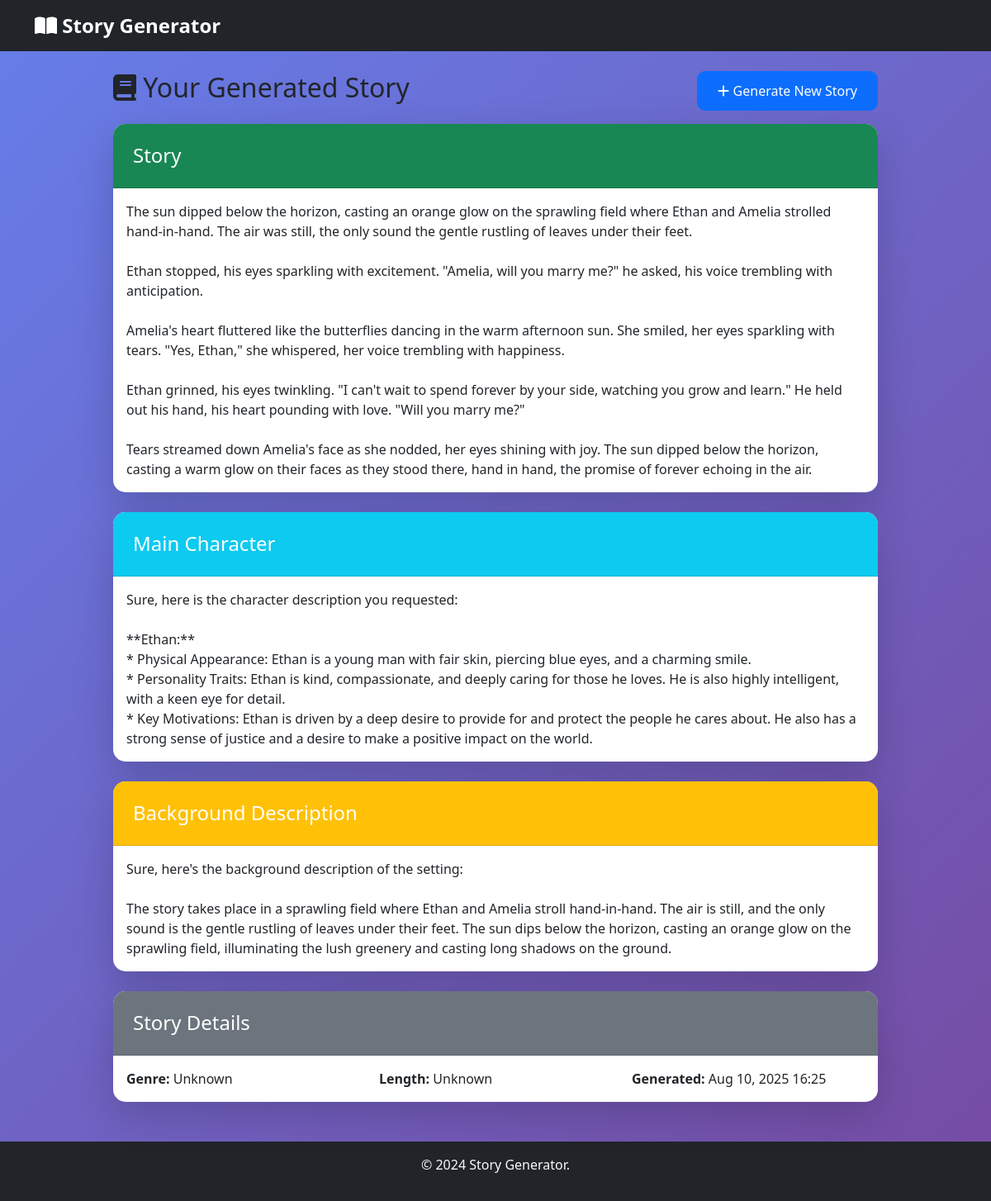
Screenshot of /story/5/ with the database file from the repository.
### story_app/models.py (models this page shows, shortened)
class StoryGeneration(models.Model):
    prompt = models.TextField(max_length=1000)
    generated_story = models.TextField()
    character_description = models.TextField(blank=True, null=True)
    background_description = models.TextField(blank=True, null=True)  # New field for world/setting
    genre = models.CharField(max_length=50, blank=True, null=True)    # Store genre info
    story_length = models.CharField(max_length=20, blank=True, null=True)  # Store length info
    created_at = models.DateTimeField(auto_now_add=True)
    updated_at = models.DateTimeField(auto_now=True)
    class Meta:
        ordering = ['-created_at']
        verbose_name = "Story Generation"
        verbose_name_plural = "Story Generations"

### story_app/views.py (the view)
# urls.py: path('story/<int:story_id>/', views.story_detail, name='story_detail'),
def story_detail(request, story_id):
    try:
        story_obj = StoryGeneration.objects.get(id=story_id)
        return render(request, 'story_app/story_result.html', {
            'story_obj': story_obj,
            'genre': story_obj.genre_display if story_obj.genre else 'Unknown',
            'length': story_obj.story_length.title() if story_obj.story_length else 'Unknown'
        })
    except StoryGeneration.DoesNotExist:
        messages.error(request, 'Story not found.')
        return redirect('index')

### templates/story_app/story_result.html (shortened to what this page needs)
{% extends 'base.html' %}
{% block content %}
<div class="row">
    <div class="col-lg-10 mx-auto">
        <div class="d-flex justify-content-between align-items-center mb-3">
            <h2><i class="fas fa-book"></i> Your Generated Story</h2>
            <a href="{% url 'index' %}" class="btn btn-primary">
                <i class="fas fa-plus"></i> Generate New Story
            </a>
        </div>
        <div class="card shadow-lg mb-4">
            <div class="card-header bg-success text-white">
                <h4 class="mb-0">Story</h4>
            </div>
            <div class="card-body">
                {{ story_obj.generated_story|linebreaksbr }}
            </div>
        </div>
        {% if story_obj.character_description %}
        <div class="card shadow-lg mb-4">
            <div class="card-header bg-info text-white">
                <h4 class="mb-0">Main Character</h4>
            </div>
            <div class="card-body">
                {{ story_obj.character_description|linebreaksbr }}
            </div>
        </div>
        {% endif %}
        {% if story_obj.background_description %}
        <div class="card shadow-lg mb-4">
            <div class="card-header bg-warning text-white">
                <h4 class="mb-0">Background Description</h4>
            </div>
            <div class="card-body">
                {{ story_obj.background_description|linebreaksbr }}
            </div>
        </div>
        {% endif %}
        <div class="card shadow-lg">
            <div class="card-header bg-secondary text-white">
                <h4 class="mb-0">Story Details</h4>
            </div>
            <div class="card-body">
                <div class="row">
                    {% if genre %}
                    <div class="col-md-4">
                        <strong>Genre:</strong> {{ genre }}
                    </div>
                    {% endif %}
                    {% if length %}
                    <div class="col-md-4">
                        <strong>Length:</strong> {{ length }}
                    </div>
                    {% endif %}
                    <div class="col-md-4">
                        <strong>Generated:</strong> {{ story_obj.created_at|date:"M d, Y H:i" }}
                    </div>
                </div>
            </div>
        </div>
    </div>
</div>
{% endblock %}

### static/css/style.css (style rules this page uses)
body { background: linear-gradient(135deg, #667eea 0%, #764ba2 100%); min-height: 100vh; font-family: 'Segoe UI', Tahoma, Geneva, Verdana, sans-serif; }
.card { border: none; border-radius: 15px; box-shadow: 0 10px 30px rgba(0, 0, 0, 0.1); transition: transform 0.3s ease; }
.card-header { border-radius: 15px 15px 0 0 !important; padding: 1.5rem; }
.btn { border-radius: 10px; padding: 0.7rem 1.5rem; font-weight: 500; transition: all 0.3s ease; }

### rows the page displays
StoryGeneration: generated_story "The sun dipped below the horizon, casting an orange glow on the sprawling field where Ethan and Amelia strolled hand-in-hand. The air was still, the only sound the gentle rustling of leaves under their feet. Ethan stopped, his eyes sparkling with excitement. \"Amelia, will you marry me?\" he asked, his voice trembling with anticipation. Amelia's heart fluttered like the butterflies dancing in the warm afternoon sun. She smiled, her eyes sparkling with tears. \"Yes, Ethan,\" she whispered, her voice trembling with happiness. Ethan grinned, his eyes twinkling. \"I can't wait to spend forever by your side, watching you grow and learn.\" He held out his hand, his heart pounding with love. \"Will you…", character_description "Sure, here is the character description you requested: **Ethan:** * Physical Appearance: Ethan is a young man with fair skin, piercing blue eyes, and a charming smile. * Personality Traits: Ethan is kind, compassionate, and deeply caring for those he loves. He is also highly intelligent, with a keen eye for detail. * Key Motivations: Ethan is driven by a deep desire to provide for and protect the people he cares about. He also has a strong sense of justice and a desire to make a positive impact on the world.", background_description "Sure, here's the background description of the setting: The story takes place in a sprawling field where Ethan and Amelia stroll hand-in-hand. The air is still, and the only sound is the gentle rustling of leaves under their feet. The sun dips below the horizon, casting an orange glow on the sprawling field, illuminating the lush greenery and casting long shadows on the ground.", created_at "Aug 10, 2025 16:25"

### other values shown
{{ genre }} "Unknown"
{{ length }} "Unknown"
